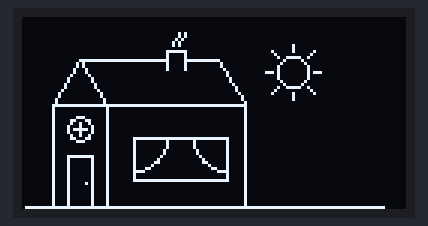
A sketch run on a simulated Arduino Uno, built with avr-gcc and run on an emulated ATmega328P. Shown: 128×64 one-colour display.

Above: at 0.2 s.

The sketch:

house.ino
```cpp
//This is a simple house drawning in a 128x64 OLED display

#include <U8glib.h>

U8GLIB_SH1106_128X64  tela_led(U8G_I2C_OPT_NONE);

void u8g_prepare() {
  tela_led.setFont(u8g_font_6x10);
  tela_led.setFontRefHeightExtendedText();
  tela_led.setDefaultForegroundColor();
  tela_led.setFontPosTop();
}

void draw(){
  u8g_prepare();

  tela_led.drawLine(1,63,120,63); //floor

  tela_led.drawFrame(10,29,65,35); //house
  tela_led.drawFrame(37,40,32,15); //window
  tela_led.drawFrame(15,46,9,18); //door
  tela_led.drawLine(28,30,28,62); //side
  tela_led.drawLine(10,29,19,14); //roof
  tela_led.drawLine(28,29,19,14); //roof
  tela_led.drawLine(20,14,47,14); //roof
  tela_led.drawLine(55,14,64,14); //roof
  tela_led.drawLine(65,14,74,28); //roof

  tela_led.drawLine(48,17,48,11); //chimmey
  tela_led.drawLine(49,11,53,11); //chimmey
  tela_led.drawLine(54,11,54,17); //chimmey

  tela_led.drawCircle(19,37,4); //circle window
  tela_led.drawLine(19,35,19,39); //circle window
  tela_led.drawLine(17,37,21,37); //circle window

  tela_led.drawCircle(37,40,11,U8G_DRAW_LOWER_RIGHT); //window skirts
  tela_led.drawCircle(68,40,11,U8G_DRAW_LOWER_LEFT); //window skirts

  tela_led.drawPixel(21,55); //doorknob

  tela_led.drawPixel(50,9); //smoke
  tela_led.drawPixel(50,8); //smoke
  tela_led.drawPixel(51,7); //smoke
  tela_led.drawPixel(52,6); //smoke
  tela_led.drawPixel(52,5); //smoke

  tela_led.drawPixel(52,9); //smoke
  tela_led.drawPixel(52,8); //smoke
  tela_led.drawPixel(53,7); //smoke
  tela_led.drawPixel(54,6); //smoke
  tela_led.drawPixel(54,5); //smoke

  tela_led.drawCircle(90,18,5); //sun

  tela_led.drawLine(81,18,83,18); //sun light -
  tela_led.drawLine(83,11,85,13); //sun light
  tela_led.drawLine(90,9,90,11); //sun light
  tela_led.drawLine(95,13,97,11); //sun light
  tela_led.drawLine(97,18,99,18); //sun light
  tela_led.drawLine(95,23,97,25); //sun light
  tela_led.drawLine(90,25,90,27); //sun light
  tela_led.drawLine(85,23,83,25); //sun light

}

void setup() {

}

void loop() {
  tela_led.firstPage();
  do {
    draw();
  } while( tela_led.nextPage() );
}
```
